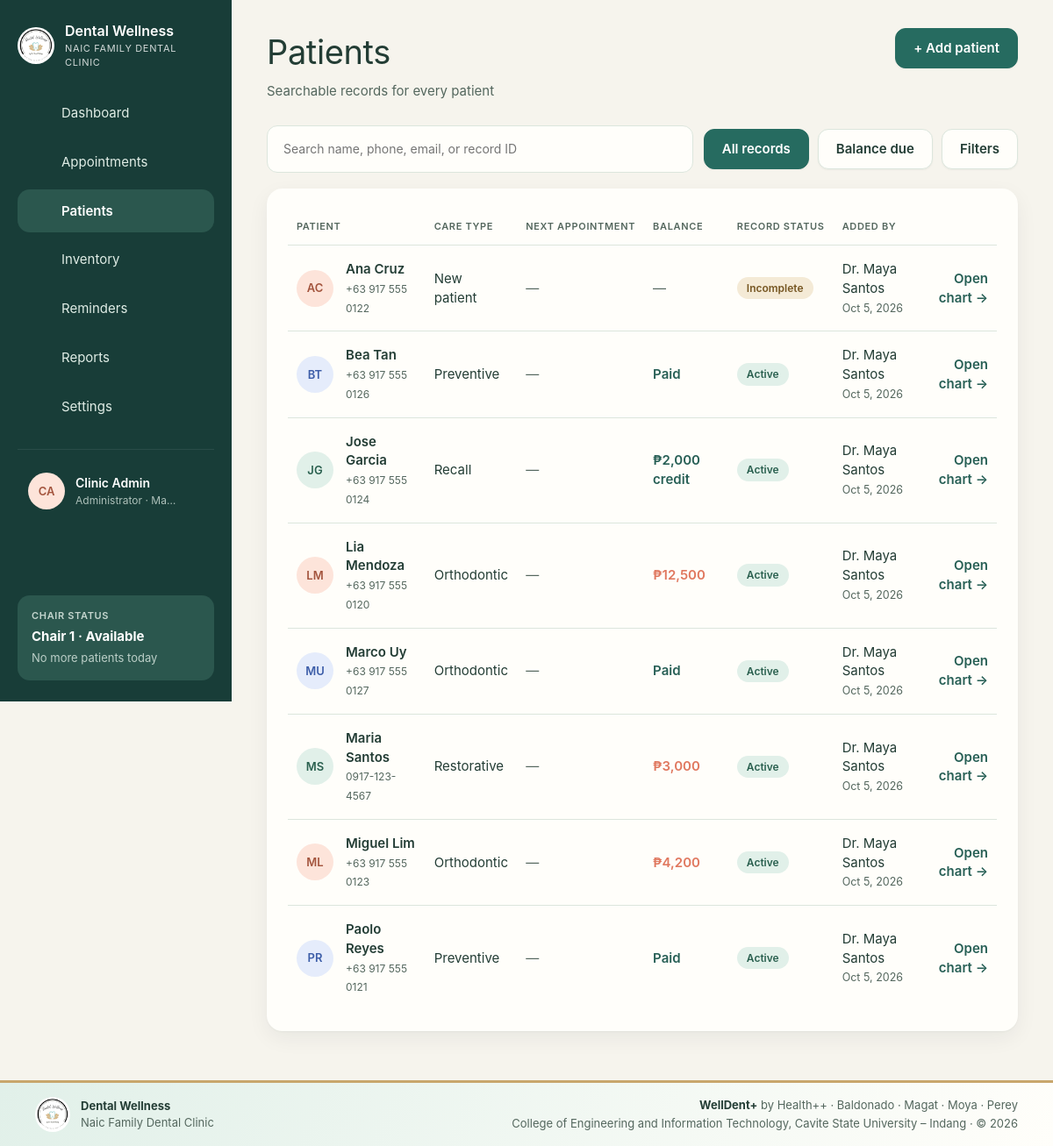
Page /patients/index.php (signed in) on the committed database.
### tables this page shows
CREATE TABLE IF NOT EXISTS users (
    id            INT UNSIGNED AUTO_INCREMENT PRIMARY KEY,
    name          VARCHAR(120) NOT NULL,
    username      VARCHAR(60)  NOT NULL UNIQUE,
    email         VARCHAR(190) NULL UNIQUE,
    password_hash VARCHAR(255) NOT NULL,
    role          ENUM('admin','dentist','staff') NOT NULL DEFAULT 'staff',
    is_active     TINYINT(1) NOT NULL DEFAULT 1,
    last_login_at DATETIME NULL,
    created_at    DATETIME NOT NULL DEFAULT CURRENT_TIMESTAMP
);

CREATE TABLE IF NOT EXISTS patients (
    id                     INT UNSIGNED AUTO_INCREMENT PRIMARY KEY,
    record_no              VARCHAR(20) NULL UNIQUE,
    full_name              VARCHAR(150) NOT NULL,
    birth_date             DATE NULL,
    sex                    ENUM('female','male') NULL,
    phone                  VARCHAR(30) NULL,
    email                  VARCHAR(150) NULL,
    address                VARCHAR(255) NULL,
    care_type              ENUM('New patient','Preventive','Orthodontic','Restorative','Recall') NOT NULL DEFAULT 'New patient',
    emergency_name         VARCHAR(150) NULL,
    emergency_relationship VARCHAR(60) NULL,
    emergency_phone        VARCHAR(30) NULL,
    allergies              TEXT NULL,
    conditions             TEXT NULL,
    medications            TEXT NULL,
    dental_history         TEXT NULL,
    notes                  TEXT NULL,
    consent_signed         TINYINT(1) NOT NULL DEFAULT 0,
    consent_date           DATE NULL,
    status                 ENUM('draft','incomplete','active','archived') NOT NULL DEFAULT 'incomplete',
    created_by             INT UNSIGNED NULL,
    created_at             DATETIME NOT NULL DEFAULT CURRENT_TIMESTAMP,
    updated_at             DATETIME NOT NULL DEFAULT CURRENT_TIMESTAMP ON UPDATE CURRENT_TIMESTAMP,
    INDEX idx_patients_name (full_name),
    INDEX idx_patients_phone (phone),
    FOREIGN KEY (created_by) REFERENCES users(id) ON DELETE SET NULL
);

### patients/index.php (the view, shortened to what the rows shown need)
<?php
require_login();
$status = input('status');
$page = max(1, (int) input('page', '1'));
$perPage = 25;
$where = [];
$params = [];
if (isset(PATIENT_STATUSES[$status])) {
    $where[] = 'p.status = ?';
    $params[] = $status;
} else {
    $where[] = "p.status <> 'archived'";
}
$whereSql = 'WHERE ' . implode(' AND ', $where);
$patients = q_all('SELECT p.*, b.balance, b.charged, u.name AS added_by,
        (SELECT MIN(a.starts_at) FROM appointments a WHERE a.patient_id = p.id AND a.starts_at >= CURDATE()
            AND a.status NOT IN (\'cancelled\',\'no_show\',\'completed\')) AS next_appt
    FROM patients p JOIN ' . BALANCES . " b ON b.patient_id = p.id
    LEFT JOIN users u ON u.id = p.created_by $whereSql
    ORDER BY p.full_name LIMIT $perPage OFFSET " . (($page - 1) * $perPage), $params);
layout_start('Patients', 'patients', [
    'subtitle' => 'Searchable records for every patient',
    'action'   => '<a class="btn btn-primary" href="' . url('patients/form.php') . '">+ Add patient</a>',
]);
?>
<section class="card">
  <div class="table-wrap">
    <table class="table-cards">
      <thead><tr><th>Patient</th><th>Care type</th><th>Next appointment</th><th>Balance</th><th>Record status</th><th>Added by</th><th></th></tr></thead>
      <tbody>
        <?php foreach ($patients as $i => $p): ?>
          <tr>
            <td><div class="who"><?= avatar($p['full_name'], $i) ?><span><strong><?= e($p['full_name']) ?></strong><small><?= e($p['phone'] ?: $p['record_no']) ?></small></span></div></td>
            <td data-label="Care type"><?= e($p['care_type']) ?></td>
            <td data-label="Next appointment"><?= $p['next_appt'] ? e(fmt_date($p['next_appt'], 'M j')) . ' · ' . fmt_time($p['next_appt']) : '<span class="muted">—</span>' ?></td>
            <td data-label="Balance">
              <?php if ($p['balance'] > 0): ?><span class="amount-due"><?= money($p['balance']) ?></span>
              <?php elseif ($p['balance'] < 0): ?><span class="amount-credit"><?= money($p['balance']) ?> credit</span>
              <?php elseif ($p['charged'] > 0): ?><span class="amount-paid">Paid</span>
              <?php else: ?><span class="muted">—</span><?php endif; ?>
            </td>
            <td data-label="Record status"><?= pill($p['status']) ?></td>
            <td data-label="Added by"><?= $p['added_by'] ? e($p['added_by']) : '<span class="muted">—</span>' ?><br><small class="muted"><?= e(fmt_date($p['created_at'], 'M j, Y')) ?></small></td>
            <td class="num"><a href="<?= url('patients/view.php') ?>?id=<?= $p['id'] ?>&amp;tab=chart" style="font-weight:600">Open chart →</a></td>
          </tr>
        <?php endforeach; ?>
      </tbody>
    </table>
  </div>
</section>
<?php layout_end();

### includes/layout.php (shortened to what the rows shown need)
<?php
function icon(string $name): string
{
    $paths = [
        'dashboard'    => '<rect x="3" y="3" width="7" height="7" rx="1.5"/><rect x="14" y="3" width="7" height="7" rx="1.5"/><rect x="3" y="14" width="7" height="7" rx="1.5"/><rect x="14" y="14" width="7" height="7" rx="1.5"/>',
        'appointments' => '<rect x="3" y="5" width="18" height="16" rx="2"/><path d="M3 10h18M8 3v4M16 3v4"/>',
        'patients'     => '<circle cx="12" cy="8" r="4"/><path d="M4 21c0-4 4-6 8-6s8 2 8 6"/>',
        'inventory'    => '<ellipse cx="12" cy="6" rx="8" ry="3"/><path d="M4 6v6c0 1.7 3.6 3 8 3s8-1.3 8-3V6M4 12v6c0 1.7 3.6 3 8 3s8-1.3 8-3v-6"/>',
        'reminders'    => '<circle cx="12" cy="13" r="7"/><path d="M12 10v3l2 2M5 4 3 6M19 4l2 2"/>',
        'reports'      => '<path d="M6 3h9l4 4v14H6z"/><path d="M9 12h7M9 16h7M9 8h3"/>',
        'settings'     => '<circle cx="12" cy="12" r="3"/><path d="M12 2v3M12 19v3M4.2 4.2l2.1 2.1M17.7 17.7l2.1 2.1M2 12h3M19 12h3M4.2 19.8l2.1-2.1M17.7 6.3l2.1-2.1"/>',
        'logout'       => '<path d="M15 4h4v16h-4M10 8l-4 4 4 4M6 12h10"/>',
        'theme'        => '<path d="M20 14.5A8 8 0 1 1 9.5 4a6.5 6.5 0 0 0 10.5 10.5z"/>',
        'key'          => '<circle cx="8" cy="15" r="4"/><path d="M11 12l9-9M17 6l3 3M15 8l2 2"/>',
        'menu'         => '<path d="M4 6h16M4 12h16M4 18h16"/>',
        'chevron'      => '<path d="M9 6l6 6-6 6"/>',
    ];
    return '<svg class="icon" viewBox="0 0 24 24" fill="none" stroke="currentColor" stroke-width="1.6" stroke-linecap="round" stroke-linejoin="round" aria-hidden="true">'
        . ($paths[$name] ?? '') . '</svg>';
}
function theme_head(): string
{
    return "<script>(function(){var p;try{p=localStorage.getItem('welldent-theme')}catch(e){}"
        . "var d=p==='dark'||(p!=='light'&&window.matchMedia('(prefers-color-scheme: dark)').matches);"
        . "document.documentElement.setAttribute('data-theme',d?'dark':'light');"
        . "try{if(localStorage.getItem('welldent-sidebar')==='collapsed')document.documentElement.setAttribute('data-sidebar','collapsed')}catch(e){}})()</script>\n"
        . '<link rel="stylesheet" href="' . url('assets/css/app.css?v=' . filemtime(APP_ROOT . '/assets/css/app.css')) . '">'
        . '<link rel="stylesheet" href="' . url('assets/css/branding.css?v=' . filemtime(APP_ROOT . '/assets/css/branding.css')) . '">';
}
function layout_start(string $title, string $active, array $opts = []): void
{
    $user = current_user();
    ?>
<!doctype html>
<html lang="en">
<head>
<?= theme_head() ?>
</head>
<body>
<div class="shell">
  <aside class="sidebar">
      <button type="button" class="side-toggle" data-sidebar-toggle aria-label="Collapse sidebar" title="Collapse sidebar"><?= icon('menu') ?></button>
    <details class="side-account">
      <summary title="<?= e($user['name']) ?>">
        <span class="avatar avatar-0"><?= e(initials($user['name'])) ?></span>
        <span class="lbl"><strong><?= e($user['name']) ?></strong><small><?= e(ROLE_LABELS[$user['role']]) ?> · <?= e(config('clinic.city')) ?></small></span>
        <span class="chev"><?= icon('chevron') ?></span>
      </summary>
    </details>
  </aside>
  <main class="main">
    <header class="page-head">
      <div>
        <h1><?= e($title) ?></h1>
      </div>
    </header>
<?php
}
    ?>
    <?php
function layout_end(): void
{
    ?>
  </main>
</div>
</body>
</html>
<?php
}

### includes/helpers.php (shortened to what the rows shown need)
<?php
function config(string $key, $default = null)
{
    $value = $GLOBALS['config'];
    foreach (explode('.', $key) as $part) {
        $value = $value[$part];
    }
    return $value;
}
function e($value): string
{
    return htmlspecialchars((string) ($value ?? ''), ENT_QUOTES, 'UTF-8');
}
function money($amount): string
{
    return '₱' . number_format(abs((float) $amount), ((float) $amount == floor((float) $amount)) ? 0 : 2);
}
function url(string $path = ''): string
{
    static $base = null;
    if ($base === null) {
        $root = str_replace('\\', '/', (string) realpath(APP_ROOT));
        $script = str_replace('\\', '/', (string) realpath($_SERVER['SCRIPT_FILENAME'] ?? ''));
        $name = (string) ($_SERVER['SCRIPT_NAME'] ?? '');
        $inApp = $root !== '' && stripos($script, $root . '/') === 0;
        $tail = $inApp ? substr($script, strlen($root)) : '';
        $base = $inApp && strcasecmp(substr($name, -strlen($tail)), $tail) === 0 ? substr($name, 0, -strlen($tail)) : '';
    }
    return $base . '/' . ltrim($path, '/');
}
function input(string $key, $default = ''): string
{
    $value = $_POST[$key] ?? $_GET[$key] ?? $default;
    return is_string($value) ? trim($value) : (string) $default;
}
function fmt_date(?string $value, string $format = 'M j, Y'): string
{
    return $value ? date($format, strtotime($value)) : '—';
}
function initials(string $name): string
{
    $parts = preg_split('/\s+/', trim($name));
    $first = mb_substr($parts[0] ?? '', 0, 1);
    $last = count($parts) > 1 ? mb_substr(end($parts), 0, 1) : '';
    return mb_strtoupper($first . $last);
}
function pill(string $status, ?string $label = null): string
{
    $label ??= APPOINTMENT_STATUSES[$status] ?? PATIENT_STATUSES[$status] ?? ucfirst(str_replace('_', ' ', $status));
    return '<span class="pill pill-' . e($status) . '">' . e($label) . '</span>';
}
function avatar(string $name, int $seed = 0): string
{
    return '<span class="avatar avatar-' . ($seed % 3) . '">' . e(initials($name)) . '</span>';
}

### rows in the picture
users: name "CA", name "Clinic Admin", role "Administrator"
patients: full_name "AC", full_name "Ana Cruz", phone "+63 917 555 0122", care_type "New patient", label "Incomplete", created_by.name "Dr. Maya Santos", created_at "Oct 5, 2026"
patients: full_name "BT", full_name "Bea Tan", phone "+63 917 555 0126", care_type "Preventive", shows "Paid", label "Active", created_by.name "Dr. Maya Santos", created_at "Oct 5, 2026"
patients: full_name "JG", full_name "Jose Garcia", phone "+63 917 555 0124", care_type "Recall", balance "₱2,000", label "Active", created_by.name "Dr. Maya Santos", created_at "Oct 5, 2026"
patients: full_name "LM", full_name "Lia Mendoza", phone "+63 917 555 0120", care_type "Orthodontic", balance "₱12,500", label "Active", created_by.name "Dr. Maya Santos", created_at "Oct 5, 2026"
patients: full_name "MU", full_name "Marco Uy", phone "+63 917 555 0127", care_type "Orthodontic", shows "Paid", label "Active", created_by.name "Dr. Maya Santos", created_at "Oct 5, 2026"
patients: full_name "MS", full_name "Maria Santos", phone "0917-123-4567", care_type "Restorative", balance "₱3,000", label "Active", created_by.name "Dr. Maya Santos", created_at "Oct 5, 2026"
patients: full_name "ML", full_name "Miguel Lim", phone "+63 917 555 0123", care_type "Orthodontic", balance "₱4,200", label "Active", created_by.name "Dr. Maya Santos", created_at "Oct 5, 2026"
patients: full_name "PR", full_name "Paolo Reyes", phone "+63 917 555 0121", care_type "Preventive", shows "Paid", label "Active", created_by.name "Dr. Maya Santos", created_at "Oct 5, 2026"

### other values in the picture
config('clinic.name') "Dental Wellness"
config('clinic.tagline') "NAIC FAMILY DENTAL CLINIC"
$label "Dashboard"
$label "Appointments"
$label "Patients"
$label "Inventory"
$label "Reminders"
$label "Reports"
$label "Settings"
config('clinic.city') "Ma…"
$chairState "Chair 1 · Available"
$chairNote "No more patients today"
$title "Patients"
$opts['subtitle'] "Searchable records for every patient"
$opts['action'] "+ Add patient"
